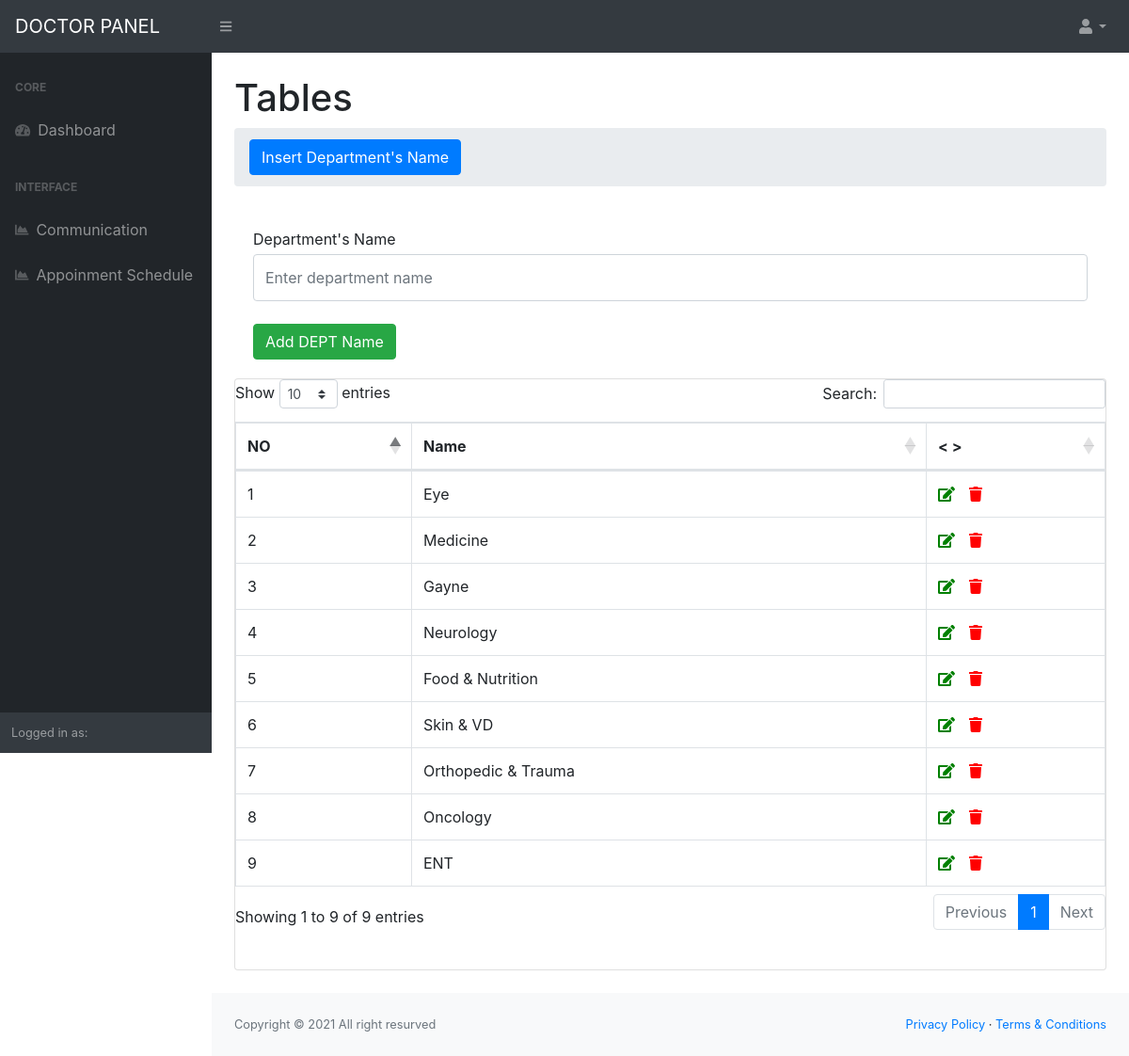
The page /admin/doctor-dept.php (signed in) on the database its author committed.
### tables this page shows
CREATE TABLE `dept_table` (
  `dept_id` int(11) NOT NULL,
  `dept_name` varchar(300) NOT NULL
);

### library/db.php (called while the page is built, shortened)
<?php
class DBconnection{
	public function connectDataBase(){
		$this->con = new mysqli('localhost', 'root', '','doctor_db');
	}
}
?>

### library/Selectclass.php (called while the page is built, shortened)
<?php
include_once 'db.php';
class Selectclass extends DBconnection{
	public function selects($query){
		$result = $this->con->query($query) or die($this->con->error.__LINE__);
		if($result){
			return $result;
		} else {
			return false;
		}
	}
		public function selectall($var){
		$query = "SELECT * FROM $var";
		$result = self::selects($query);
		return $result;
	}
}
 ?>

### admin/doctor-dept.php (the view, shortened to what this page needs)
<?php include_once 'header.php'; ?>
            <div id="layoutSidenav_content">
                <main>
                    <div class="container-fluid">
                        <h1 class="mt-4">Tables</h1>
                        <ol class="breadcrumb mb-4">
                            <li class="breadcrumb-item active"> <a class="btn btn-primary" href="doctor-dept.php">Insert Department's Name</a></li>
                        </ol>
                        <div class="card-body">
                            <?php
                            if (!empty($_GET['editdept'])) {
                                $viewdoctor = $sc->selectallId('dept_table','dept_id',$_GET['editdept']);
                                while ($row = $viewdoctor->fetch_assoc()) {
                                ?>
                                        <form method="post" action="">
                                            <div class="form-group">
                                                <label class="large mb-1" for="inputEmailAddress">department's Name</label>
                                                <input class="form-control py-4" name="dept_name" type="text" value="<?php echo $row['dept_name'];?>">
                                            </div>
                                            <div class="form-group d-flex align-items-center justify-content-between mt-4 mb-0">
                                                 <input class="btn btn-success" type="submit" name="update" value="Update Department Name">
                                            </div>
                                        </form>
                           <?php } }else{
                            ?>
                                        <form method="post" action="">
                                            <div class="form-group">
                                                <label class="large mb-1" for="inputEmailAddress">Department's Name</label>
                                                <input class="form-control py-4" name="dept_name"  type="text" placeholder="Enter department name">
                                            </div>
                                            <div class="form-group d-flex align-items-center justify-content-between mt-4 mb-0">
                                                 <input class="btn btn-success" type="submit" name="submit" value="Add DEPT Name">
                                            </div>
                                        </form>
<?php }
                            ?>
                                    </div>
                        <div class="card mb-4">
                               <table class="table table-bordered" id="dataTable" width="100%" cellspacing="0">
                                        <thead>
                                            <tr>
                                                <th>NO</th>
                                                <th>Name</th>
                                                <th> < > </th>
                                            </tr>
                                        </thead>
                                        <tbody>
                                    <?php
                                        $viewdoctor = $sc->selectall('dept_table');
                                            $a = 0;
                                            while ($row = $viewdoctor->fetch_assoc()) {
                                                $a++;
                                    ?>
                                            <tr>
                                                <td><?php echo $a;?></td>
                                                <td><?php echo $row['dept_name'];?></td>
                                                <td>
                                                    <a href="doctor-dept.php?editdept=<?php echo $row['dept_id'] ?>"><i style="padding: -10px; color: green;" class="fas fa-edit"></i></a> <span style="margin-right: 10px;"></span>
                                                    <a href="doctor-dept.php?deleteclid=<?php echo $row['dept_id'] ?>"><i style="padding: -10px; color: red;" class="fa fa-trash"></i></a>
                                                </td>
                                            </tr>
                                     <?php }  ?>
                                        </tbody>
                                    </table>
                            <div class="card-body">
                            </div>
                        </div>
                    </div>
                </main>
<?php include_once 'footer.php'; ?>

### rows shown on the page
dept_table: dept_name "Eye"
dept_table: dept_name "Medicine"
dept_table: dept_name "Gayne"
dept_table: dept_name "Neurology"
dept_table: dept_name "Food & Nutrition"
dept_table: dept_name "Skin & VD"
dept_table: dept_name "Orthopedic & Trauma"
dept_table: dept_name "Oncology"
dept_table: dept_name "ENT"
